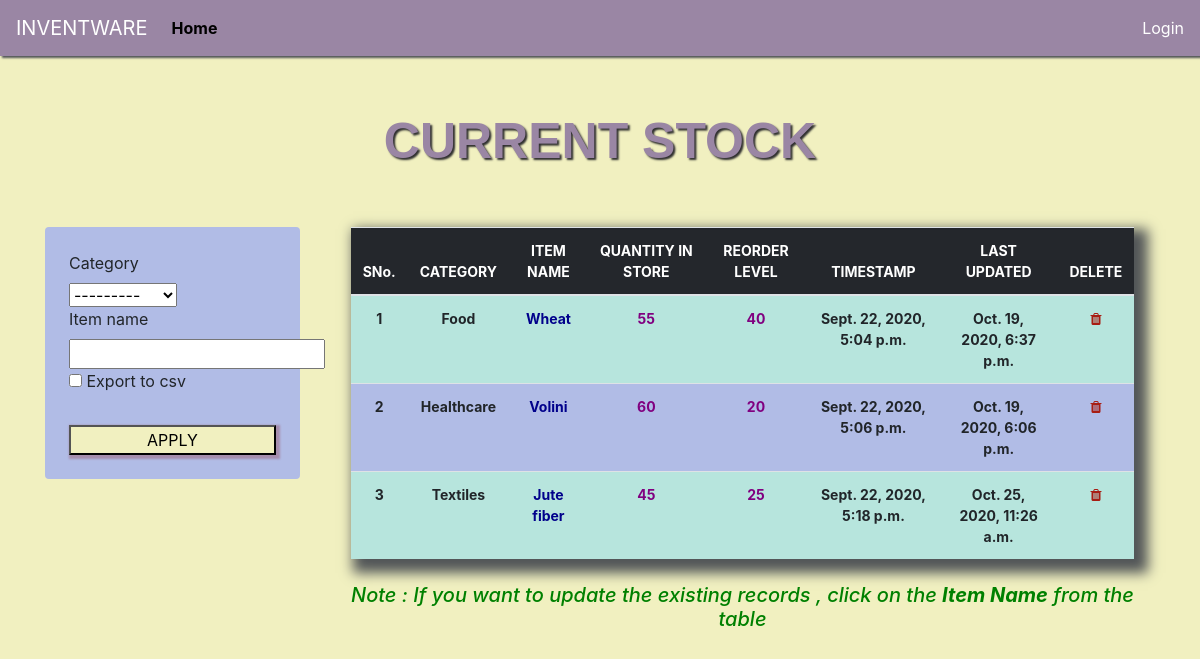
The app's page /list_item/ with its own data.
### inventory_mgmt/models.py (models this page shows, shortened)
class Stock(models.Model):
	user = models.ForeignKey(User, related_name='User', on_delete=models.CASCADE,default="")
	category = models.ForeignKey(Category, on_delete=models.CASCADE,blank=True)
	item_name = models.CharField(max_length=50, blank=True, null=True)
	quantity = models.IntegerField(default='0', blank=True, null=True)
	receive_quantity = models.IntegerField(default='0', blank=True, null=True)
	receive_by = models.CharField(max_length=50, blank=True, null=True)
	issue_quantity = models.IntegerField(default='0', blank=True, null=True)
	issue_by = models.CharField(max_length=50, blank=True, null=True)
	issue_to = models.CharField(max_length=50, blank=True, null=True)
	phone_number = models.CharField(max_length=50, blank=True, null=True)
	created_by = models.CharField(max_length=50, blank=True, null=True)
	reorder_level = models.IntegerField(default='0', blank=True, null=True)
	last_updated = models.DateTimeField(auto_now_add=False, auto_now=True)
	timestamp = models.DateTimeField(auto_now=False, auto_now_add=True)

class Category(models.Model):
	name = models.CharField(max_length=50, blank=True, null=True)
	class Meta:
		verbose_name_plural ="Categories"
	def __str__(self):
		return self.name

### inventory_mgmt/views.py (the view, shortened to what this page needs)
# urls.py: path('list_item/', views.list_item, name='list_item'),
def list_item(request):
	form = StockSearchForm(request.POST or None)
	header = 'CURRENT STOCK'
	queryset = Stock.objects.all()
	context = {
		"form": form,
		"header": header,
		"queryset": queryset,
	}
	return render(request, "list_item.html", context)

### inventory_mgmt/forms.py
class StockSearchForm(forms.ModelForm):
	export_to_CSV = forms.BooleanField(required=False)
	class Meta:
		model = Stock
		fields = ['category', 'item_name']

### inventory_mgmt/templates/list_item.html (shortened to what this page needs)
{% load static %}
{% load crispy_forms_tags %}
<!DOCTYPE html>
<html lang="en">
  <head>
    <link
      rel="stylesheet"
      href="https://stackpath.bootstrapcdn.com/bootstrap/4.4.1/css/bootstrap.min.css"
    />
    <link href="{% static 'css/style.css' %}" rel="stylesheet" />
    <link rel="stylesheet" href="https://stackpath.bootstrapcdn.com/font-awesome/4.7.0/css/font-awesome.min.css">
  </head>
  <body>
    {% include 'navbar.html'%}
    <main role="main" class="container" style="margin-top: 10px">
        <div class="header mt-5">{{header}}</div>
        <br><br>
        <div class="row">
          <div class="col-sm-12 col-lg-3 mb-4">
            <div class="enhance  p-4">
                <form method="POST" action="">
                  {% csrf_token %} {{form|crispy}}<br />
                  <center><input type="submit" class="mybutton" value="APPLY" /></center>
                </form>
              </div>
          </div>
          <div class="col-sm-12 col-lg-9">
            <table class="table">
              <thead>
                <tr>
                  <th>SNo.</th>
                  <th>CATEGORY</th>
                  <th>ITEM NAME</th>
                  <th>QUANTITY IN STORE</th>
                  <th>REORDER LEVEL</th>
                  <th>TIMESTAMP</th>
                  <th>LAST UPDATED</th>
                  <th>DELETE</th>
                </tr>
              </thead>
              {% for instance in queryset %}
                <tr>
                  <td><b>{{forloop.counter}}</b></td>
                  <td><b>{{instance.category}}</b></td>
                  <td><b><a href="{% url 'update_items' instance.id %}" style='color:darkblue;'>{{instance.item_name}}</b></a></td>
                  <td><b>
                    {% if instance.quantity <= instance.reorder_level %}
                      <div style="background-color: orange;"><a href="{% url 'stock_detail' instance.id %}">{{instance.quantity}}</a></div>
                    {% else %}
                      <div><a href="{% url 'stock_detail' instance.id %}" style='color:purple;'>{{instance.quantity}}</a></div>
                    {% endif %}</b>
                  </td>
                  <td><strong><a href="{% url 'reorder_level' instance.id %}" style='color:purple;'>{{instance.reorder_level}}</a></strong></td>
                  <td><b>{{instance.timestamp}}</b></td>
                  <td><b>{{instance.last_updated}}</b></td>
                  <td><a href="{% url 'delete_items' instance.id %}"><i class="fa fa-trash" aria-hidden="true" style='color:#a81d13;'></i></a></td>
                </tr>
              {% endfor %}
            </table>
            <br />
            <center><h5 style='color:green;'><em>Note : If you want to update the existing records , click on the <b>Item Name</b> from the table </em></h5></center>
          </div>
    </main>
  </body>
</html>

### static/css/style.css (style rules this page uses)
body { background-color: #F1F0C0; background-size: cover; }
.table { font-size: 13px; text-align: center; width: 95%; margin: auto; text-align: center; font-size: 14px; border-color: rgb(77, 77, 77); box-shadow: 8px 8px 12px 6px #525658; }
.table tr:nth-child(odd) { background: #B7E5DD }
.table tr:nth-child(even) { background: #B1BCE6 }
.mybutton { width: 100%; background-color:#F1F0C0; box-shadow: 2px 2px 2px 2px #a68ead; }
th { background-color: #24272c; color: white; }
.header { font-family: helvetica; color: #9A86A4; font-size: 50px; text-align: center; width: 100%; text-shadow: 2px 2px 2px #2f2f2f; display: block; font-weight: bolder; }
.enhance { border-radius: 4px; background-color:#B1BCE6; }

### records on screen
Stock: category "Food", item_name "Wheat", quantity "55", reorder_level "40", timestamp "Sept. 22, 2020, 5:04 p.m.", last_updated "Oct. 19, 2020, 6:37 p.m."
Stock: category "Healthcare", item_name "Volini", quantity "60", reorder_level "20", timestamp "Sept. 22, 2020, 5:06 p.m.", last_updated "Oct. 19, 2020, 6:06 p.m."
Stock: category "Textiles", item_name "Jute fiber", quantity "45", reorder_level "25", timestamp "Sept. 22, 2020, 5:18 p.m.", last_updated "Oct. 25, 2020, 11:26 a.m."

### other values on screen
{{ header }} "CURRENT STOCK"
